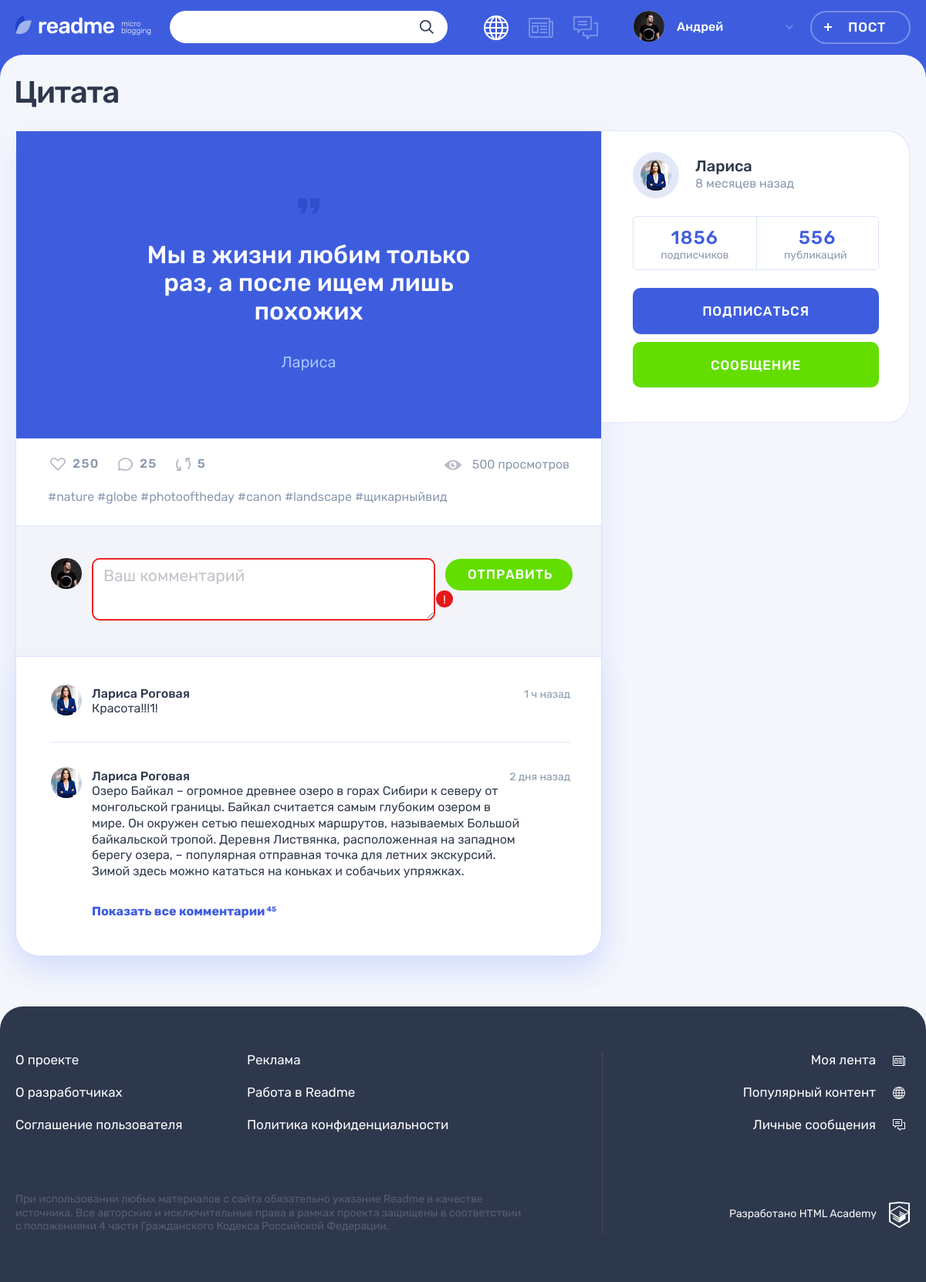
Screenshot of /post.php?post_id=1 with the database file from the repository.
### tables this page shows
CREATE TABLE posts
(
  id          INT AUTO_INCREMENT PRIMARY KEY,
  created_at  DATETIME     NOT NULL,
  title       VARCHAR(200) NOT NULL,
  content     VARCHAR(1000),
  author      VARCHAR(128),
  picture_url VARCHAR(1000),
  video_url   VARCHAR(1000),
  website     VARCHAR(1000),
  views_count INT UNSIGNED DEFAULT 0,
  user_id     INT          NOT NULL,
  type_id     INT          NOT NULL,
  FOREIGN KEY (user_id) REFERENCES users (id),
  FOREIGN KEY (type_id) REFERENCES content_types (id)
);

CREATE TABLE users
(
  id            INT AUTO_INCREMENT PRIMARY KEY,
  registered_at DATETIME            NOT NULL,
  email         VARCHAR(320) UNIQUE NOT NULL,
  login         VARCHAR(128) UNIQUE NOT NULL,
  password      VARCHAR(1000)       NOT NULL,
  avatar_path   VARCHAR(125)
);

### helpers.php (called while the page is built, shortened)
<?php
function get_noun_plural_form(int $number, string $one, string $two, string $many): string
{
    $number = (int)$number;
    $mod10 = $number % 10;
    $mod100 = $number % 100;
    switch (true) {
        case ($mod10 > 5):
            return $many;
    }
}
function include_template($name, array $data = [])
{
    $name = 'templates/' . $name;
    extract($data);
    require $name;
    $result = ob_get_clean();
    return $result;
}

### database/posts.php (called while the page is built, shortened)
<?php
function fetchPostTypes(): array
{
    $query = "SELECT id, name, icon_class from content_types";
    return fetchData(prepareResult($query));
}
function fetchPostById($post_id): array
{
    $query = "SELECT created_at as created_date,
        posts.id,
        title,
        content,
        author,
        users.login,
        type_id,
        views_count,
        users.avatar_path
    FROM posts
        INNER JOIN users
            ON user_id = users.id
    WHERE posts.id = ?";
    return fetchAssocData(prepareResult($query, "i", [$post_id]));
}

### database/helpers.php (called while the page is built, shortened)
<?php
function fetchData($result): array
{
    return mysqli_fetch_all($result, MYSQLI_ASSOC);
}
function fetchAssocData($result): array
{
    $result = mysqli_fetch_assoc($result);
    return $result ?? [];
}
function prepareResult($query, $types = "", $params = []): mysqli_result {
    global $connect;
    $stmt = mysqli_prepare($connect, $query);
    if ($types !== "") {
        $result = mysqli_stmt_bind_param($stmt, $types, ...$params);
    }
    $result = mysqli_stmt_execute($stmt);
    $result = mysqli_stmt_get_result($stmt);
    return $result;
}

### functions.php (called while the page is built, shortened)
<?php
function getTimeAgo(DateTime $created_date): string
{
    $current_date = date_create();
    $diff = date_diff($current_date, $created_date);
    if ($diff->y > 0) {
        $date_count = $diff->y;
        $format = ['год', 'года', 'лет'];
    } elseif ($diff->days > 35) {
        $date_count = $diff->m;
        $format = ['месяц', 'месяца', 'месяцев'];
    } elseif ($diff->days > 7) {
        $date_count = ceil($diff->days / 7);
        $format = ['неделя', 'недели', 'недель'];
    } elseif ($diff->d > 0) {
        $date_count = $diff->d;
        $format = ['день', 'дня', 'дней'];
    } elseif ($diff->h > 0) {
        $date_count = $diff->h;
        $format = ['час', 'часа', 'часов'];
    } else {
        $date_count = $diff->i;
        $format = ['минута', 'минуты', 'минут'];
    }
    $dateType = get_noun_plural_form($date_count, ...$format);
    return $date_count . " " . $dateType . " назад";
}
function normalizePost(array $post, array $post_types): array {
    $created_date = date_create($post["created_date"]);
    $type_key = array_search((string) $post["type_id"], array_column($post_types, "id"), true);
    return [
        "id" => (string) $post["id"],
        "title" => $post["title"],
        "contain" => $post["content"],
        "author" => $post["author"],
        "user_name" => $post["login"],
        "avatar" => $post["avatar_path"],
        "views_count" => $post["views_count"],
        "created_date" => $post["created_date"],
        "type" => "post-" . $post_types[$type_key]["icon_class"],
        "time_ago" => getTimeAgo($created_date),
        "date_title" => date_format($created_date, "d.m.Y H:i"),
    ];
}
function normalizePostTypes(array $post_types): array
{
    $result = [];
    foreach ($post_types as $post_type) {
        $result[] = [
            "id" => (string) $post_type["id"],
            "name" => $post_type["name"],
            "icon_class" => $post_type["icon_class"],
        ];
    }
    return $result;
}

### templates/post.php (the view, shortened to what this page needs)
<div class="container">
    <h1 class="page__title page__title--publication"><?= htmlspecialchars($post['title']) ?></h1>
    <section class="post-details">
        <div class="post-details__wrapper <?= $post["type"] ?>">
            <div class="post-details__main-block post post--details">
                <?php
                    $template_post = include_template("/parts/post/" . $post["type"] . ".php", [
                        "title" => $post["title"],
                        "content" => $post["contain"],
                        "author" => $post["user_name"],
                        "is_details" => true,
                    ]);
                    print($template_post);
                ?>
                <div class="post__indicators">
                    <div class="post__buttons">
                        <a class="post__indicator post__indicator--likes button" href="#" title="Лайк">
                            <svg class="post__indicator-icon" width="20" height="17">
                                <use xlink:href="#icon-heart"></use>
                            </svg>
                            <span>250</span>
                        </a>
                        <a class="post__indicator post__indicator--comments button" href="#" title="Комментарии">
                            <svg class="post__indicator-icon" width="19" height="17">
                                <use xlink:href="#icon-comment"></use>
                            </svg>
                            <span>25</span>
                        </a>
                        <a class="post__indicator post__indicator--repost button" href="#" title="Репост">
                            <svg class="post__indicator-icon" width="19" height="17">
                                <use xlink:href="#icon-repost"></use>
                            </svg>
                            <span>5</span>
                        </a>
                    </div>
                    <span class="post__view">500 просмотров</span>
                </div>
                <ul class="post__tags">
                    <li><a href="#">#nature</a></li>
                    <li><a href="#">#globe</a></li>
                    <li><a href="#">#photooftheday</a></li>
                    <li><a href="#">#canon</a></li>
                    <li><a href="#">#landscape</a></li>
                    <li><a href="#">#щикарныйвид</a></li>
                </ul>
                <div class="comments">
                    <form class="comments__form form" action="#" method="post">
                        <div class="comments__my-avatar">
                            <img class="comments__picture" src="img/userpic-medium.jpg" alt="Аватар пользователя">
                        </div>
                        <div class="form__input-section form__input-section--error">
                                <textarea id="comment" class="comments__textarea form__textarea form__input"
                                          placeholder="Ваш комментарий"></textarea>
                            <button class="form__error-button button" type="button">!</button>
                        </div>
                        <button class="comments__submit button button--green" type="submit">Отправить</button>
                    </form>
                    <div class="comments__list-wrapper">
                        <ul class="comments__list">
                            <li class="comments__item user">
                                <div class="comments__avatar">
                                    <a class="user__avatar-link" href="#">
                                        <img class="comments__picture" src="img/userpic-larisa.jpg"
                                             alt="Аватар пользователя">
                                    </a>
                                </div>
                                <div class="comments__info">
                                    <div class="comments__name-wrapper">
                                        <a class="comments__user-name" href="#">
                                            <span>Лариса Роговая</span>
                                        </a>
                                        <time class="comments__time" datetime="2019-03-20">1 ч назад</time>
                                    </div>
                                    <p class="comments__text">
                                        Красота!!!1!
                                    </p>
                                </div>
                            </li>
                            <li class="comments__item user">
                                <div class="comments__avatar">
                                    <a class="user__avatar-link" href="#">
                                        <img class="comments__picture" src="img/userpic-larisa.jpg"
                                             alt="Аватар пользователя">
                                    </a>
                                </div>
                                <div class="comments__info">
                                    <div class="comments__name-wrapper">
                                        <a class="comments__user-name" href="#">
                                            <span>Лариса Роговая</span>
                                        </a>
                                        <time class="comments__time" datetime="2019-03-18">2 дня назад</time>
                                    </div>
                                    <p class="comments__text">
                                        Озеро Байкал – огромное древнее озеро в горах Сибири к северу от монгольской
                                        границы. Байкал считается самым глубоким озером в мире. Он окружен сетью
                                        пешеходных маршрутов, называемых Большой байкальской тропой. Деревня
                                        Листвянка, расположенная на западном берегу озера, – популярная отправная
                                        точка для летних экскурсий. Зимой здесь можно кататься на коньках и собачьих
                                        упряжках.
                                    </p>
                                </div>
                            </li>
                        </ul>
                        <a class="comments__more-link" href="#">
                            <span>Показать все комментарии</span>
                            <sup class="comments__amount">45</sup>
                        </a>
                    </div>
                </div>
            </div>
            <div class="post-details__user user">
                <div class="post-details__user-info user__info">
                    <div class="post-details__avatar user__avatar">
                        <a class="post-details__avatar-link user__avatar-link" href="#">
                            <img class="post-details__picture user__picture" src="<?= htmlspecialchars($post["avatar"]) ?>"
                                 alt="Аватар пользователя">
                        </a>
                    </div>
                    <div class="post-details__name-wrapper user__name-wrapper">
                        <a class="post-details__name user__name" href="#">
                            <span><?= htmlspecialchars($post["user_name"]) ?></span>
                        </a>
                        <time class="post-details__time user__time" title="<?= htmlspecialchars($post["date_title"]) ?> datetime="<?= htmlspecialchars($post["created_date"]) ?>"><?= htmlspecialchars(
                            $post["time_ago"]
                        ) ?></time>
                    </div>
                </div>
                <div class="post-details__rating user__rating">
                    <p class="post-details__rating-item user__rating-item user__rating-item--subscribers">
                        <span class="post-details__rating-amount user__rating-amount">1856</span>
                        <span class="post-details__rating-text user__rating-text">подписчиков</span>
                    </p>
                    <p class="post-details__rating-item user__rating-item user__rating-item--publications">
                        <span class="post-details__rating-amount user__rating-amount">556</span>
                        <span class="post-details__rating-text user__rating-text">публикаций</span>
                    </p>
                </div>
                <div class="post-details__user-buttons user__buttons">
                    <button class="user__button user__button--subscription button button--main" type="button">
                        Подписаться
                    </button>
                    <a class="user__button user__button--writing button button--green" href="#">Сообщение</a>
                </div>
            </div>
        </div>
    </section>
</div>

### templates/parts/post/post-quote.php (shortened to what this page needs)
<div class="post__main">
    <blockquote>
        <p>
            <?= htmlspecialchars($content) ?>
        </p>
        <cite><?= htmlspecialchars($author) ?></cite>
    </blockquote>
</div>

### rows the page displays
posts: title "Цитата", content "Мы в жизни любим только раз, а после ищем лишь похожих", author "Лариса", user.avatar_path (picture)

### other values shown
$user_name "Андрей"
$post["user_name"] "Лариса"
$post["time_ago"] "8 месяцев назад"
